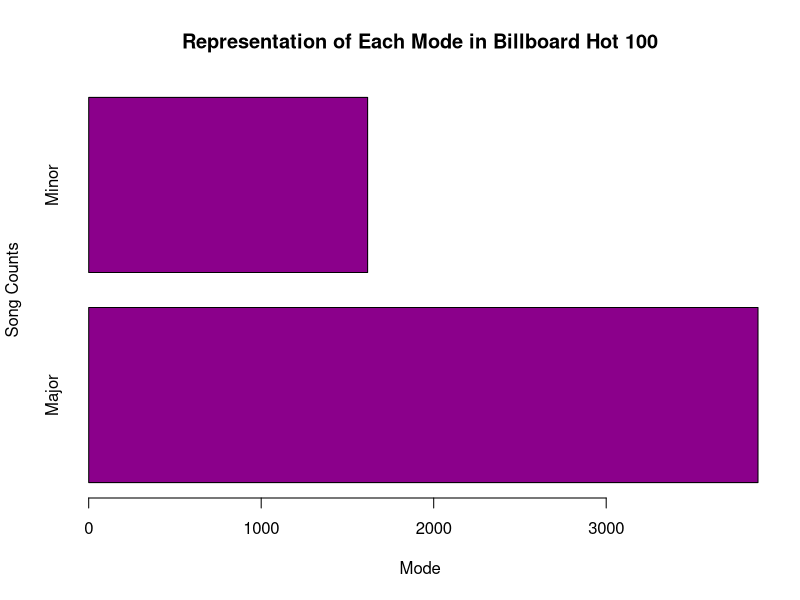
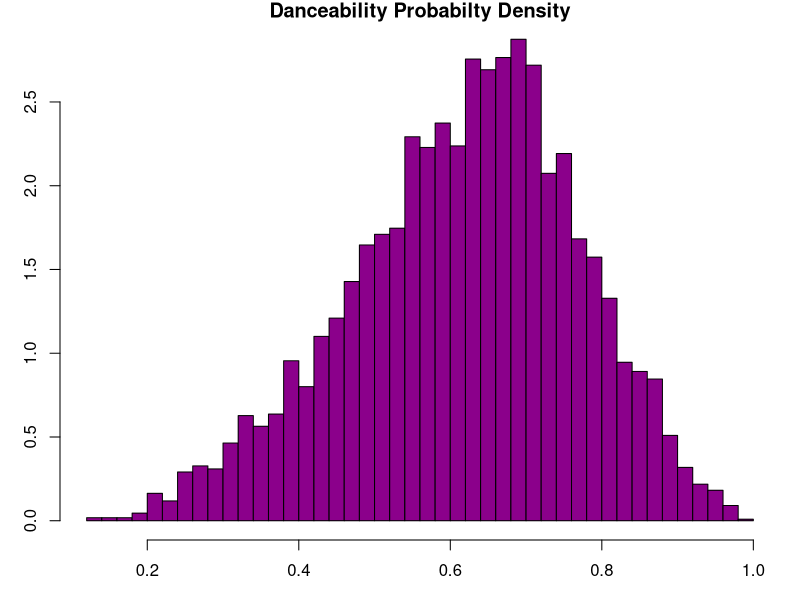
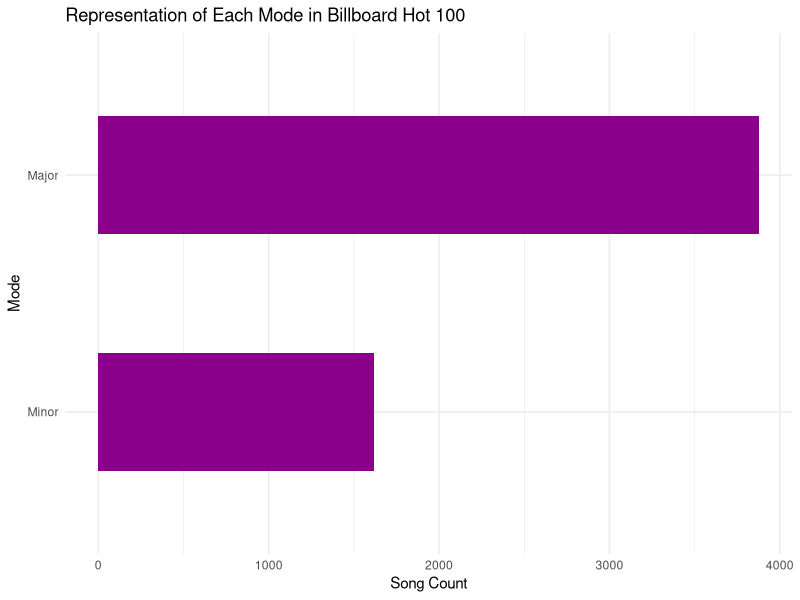
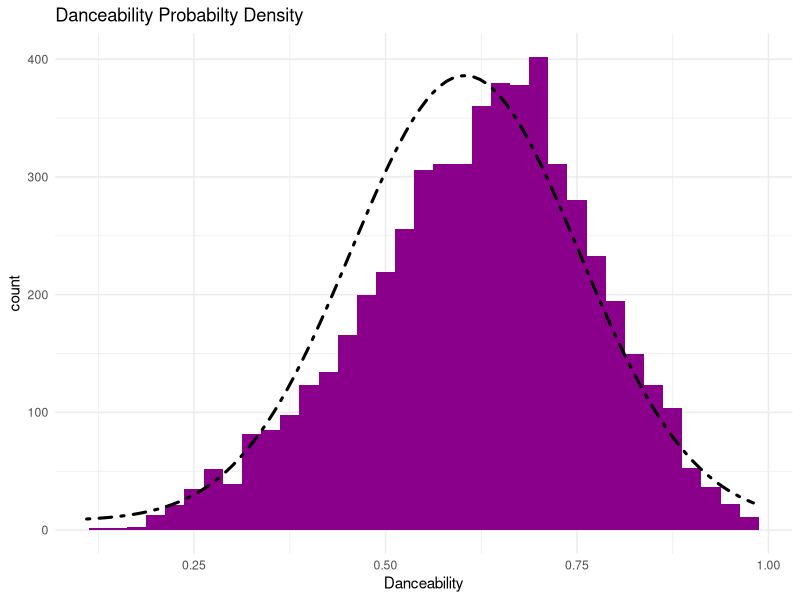
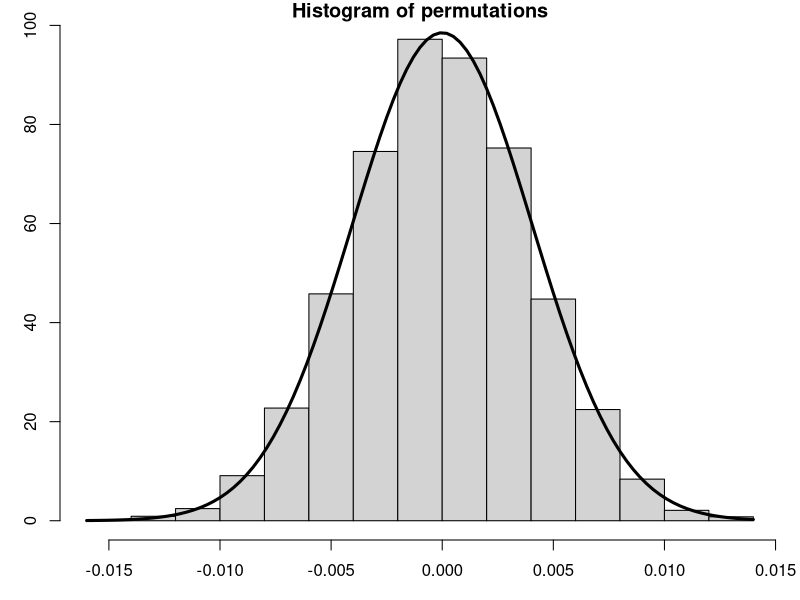
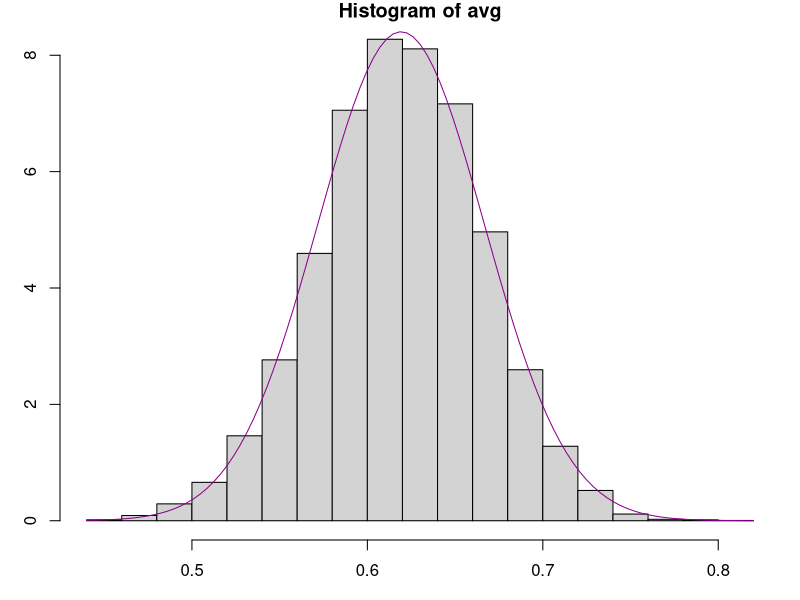
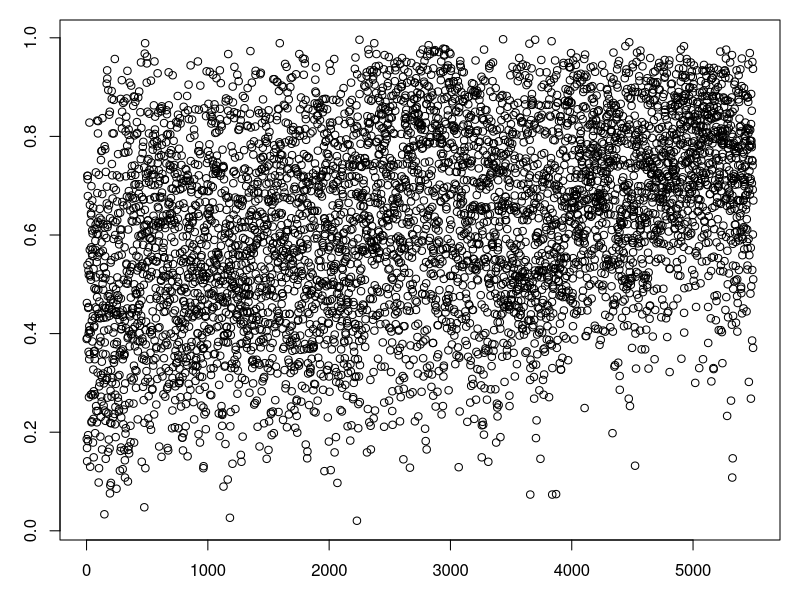

R code for these plots, in order: (Note: this script raises an error after producing the figures.)
#Kodi Obika
#Eryk Pecyna
#Additional Point 22 - Team consists of two members

#This code is for getting Spotify's data Billboard Top 100s from 1960-2015 and writing the relevant
#data to a csv, run it once then never again

# library(billboard)
# dirty <- spotify_track_data
# tracks <- data.frame(year = dirty$year, explicit = dirty$explicit, danceability = dirty$danceability,
#                     energy = dirty$energy, key = dirty$key, loudness = dirty$loudness,
#                     mode = dirty$mode, speechiness = dirty$speechiness, acousticness = dirty$acousticness,
#                     instrumentalness = dirty$instrumentalness, liveness = dirty$liveness,
#                     valence = dirty$valence, tempo = dirty$tempo, duration_ms = dirty$duration_ms,
#                     time_signature = dirty$time_signature)
# 
# write.csv(tracks, "TrackData.csv")
# 
# data <- read.csv("TrackData.csv")
# 
# N <- length(data$danceability)
# Position <- numeric(N)
# for(i in 1:N) {
#  diff <- which(data$year == data$year[i])[1] - 1
#  Position[i] <- data$X[i]-diff
# }
# 
# tracks <- cbind(Position, tracks)
# 
# write.csv(tracks, "TrackData.csv")


#Additional Point 1 - lots of columns baby
#Additional Point 2 - The data set is large enough that we can use it as a population to
#                     draw samples from
library(tidyverse)


data <- read.csv("TrackData.csv")

mode_count <- c(sum(data$mode == 1), sum(data$mode == 0))
barplot(mode_count, 
        xlab = "Mode", 
        ylab = "Song Counts", 
        col = "darkmagenta", 
        names.arg = c("Major", "Minor"), 
        main = "Representation of Each Mode in Billboard Hot 100",
        horiz = T)

par(mar=c(3,3,1,1))

hist(data$danceability,
     breaks="FD", 
     freq=FALSE,
     col="darkmagenta",
     xlab = "Danceability",
     main = "Danceability Probabilty Density")

# Additional point 11 - Graphics using ggplot
ggplot(data, aes(x = factor(mode))) + 
  geom_bar(stat = "count", width = 0.5, fill = "darkmagenta") + 
  theme_minimal() +
  xlab("Mode") +
  ylab("Song Count") +
  ggtitle("Representation of Each Mode in Billboard Hot 100") +
  scale_x_discrete(labels = c("Minor", "Major")) +
  coord_flip()

ggplot(data, aes(x = danceability)) + 
  geom_histogram(binwidth = 0.025, fill = "darkmagenta") +
  theme_minimal() +
  xlab("Danceability") +
  ggtitle("Danceability Probabilty Density")

for(i in 1960:2015) print(sum(data$year== i))

curve(dnorm(x, mean(data$danceability), sqrt(var(data$danceability))), add = TRUE, lwd = 3, lty = 4)

perm.test <- function(x, y, z, n) {
  mu.z = mean(x[y == z])
  mu.nz = mean(x[y != z])
  permutations = numeric(n)
  for (i in 1:n) {
    resample = sample(x)
    zs = resample[1:(length(x)/2)]
    nzs = resample[(length(x)/2+1):length(x)]
    permutations[i] = mean(zs) - mean(nzs)
  }
  hist(permutations, freq = FALSE)
  test.statistic = mu.z - mu.nz
  abline(v = test.statistic, lwd = 3)
  print("p-value:")
  print(2*mean(permutations < test.statistic))
  var.p = var(x) * 2 / (length(x)/2)
  curve(dnorm(x, mean = 0, sd = sqrt(var.p)), add = TRUE, lwd = 3)
}
# Additional point 8 - Wouldn't necessarily expect danceabilty to
# have a statistically significant relationship with songs being
# explicit, but it turns out it does
perm.test(data$danceability, data$explicit, FALSE, 10000)

clt <- function(y, n = 10000) {
  avg <- numeric(n)
  for (i in 1:n) {
    avg[i] <- mean(sample(y, 10))
  }
  hist(avg, probability = TRUE)
  curve(dnorm(x, mean(y), sd(y)/sqrt(10)), add = TRUE, col = "darkmagenta")
}
clt(data$danceability)

plot(data$energy, data$Position)

linreg <- function(xCol, yCol, xLabel = "X", yLable = "Y") {
  #Basis Vectors for the vector space single degree polynomial functions
  m1 <- rep(1, length(xCol))
  m2 <- xCol
  
  #Projection Matrix approach
  A <- cbind(m1, m2)
  B <- t(A)%*%A
  BInv <- solve(B)
  P <- A%*%BInv%*%t(A)
  Projection <- P%*%yCol
  
  plot(xCol, yCol, pch = ".", cex = 2)
  points(xCol, Projection, col = "darkmagenta", pch =".", cex = 3)
  return((BInv%*%t(A)%*%yCol)[2])
}

linreg(data$danceability[data$year == 2014], data$Position[data$year == 2014])
linreg(data$energy, data$Position)
linreg(data$loudness, data$Position)
linreg(data$speechiness, data$Position)
linreg(data$energy, data$Position)
linreg(data$danceability, data$Position)

tbl <- table(data$explicit, data$mode); tbl
expected <- outer(rowSums(tbl), colSums(tbl))/sum(tbl); expected
chisq.test(data$explicit, data$mode)

# Additional point 15 - calculation and display of logistic regression
logreg <- function(x, y, z) {
  tf <- (as.numeric(y == z))
  plot(x, wins)
  MLL <- function(alpha, beta) {
    -sum(log(exp(alpha+beta*x)/(1+exp(alpha+beta*x)))*tf
          + log(1/(1+exp(alpha+beta*x)))*(1-tf))
  }
  results <- mle(MLL, start = list(alpha = 0, beta = 0))
  results@coef
  curve(exp(results@coef[1]+results@coef[2]*x)/ (1+exp(results@coef[1]+results@coef[2]*x)),col = "blue", add=TRUE)
}

logreg(data$danceability, data$explicit, FALSE)
  

# Additional point 20 - Calculation of a confidence interval
me <- qt(0.95, 9) * sd(data$danceability) / sqrt(10)
mean(data$danceability) - me
mean(data$danceability) + me
